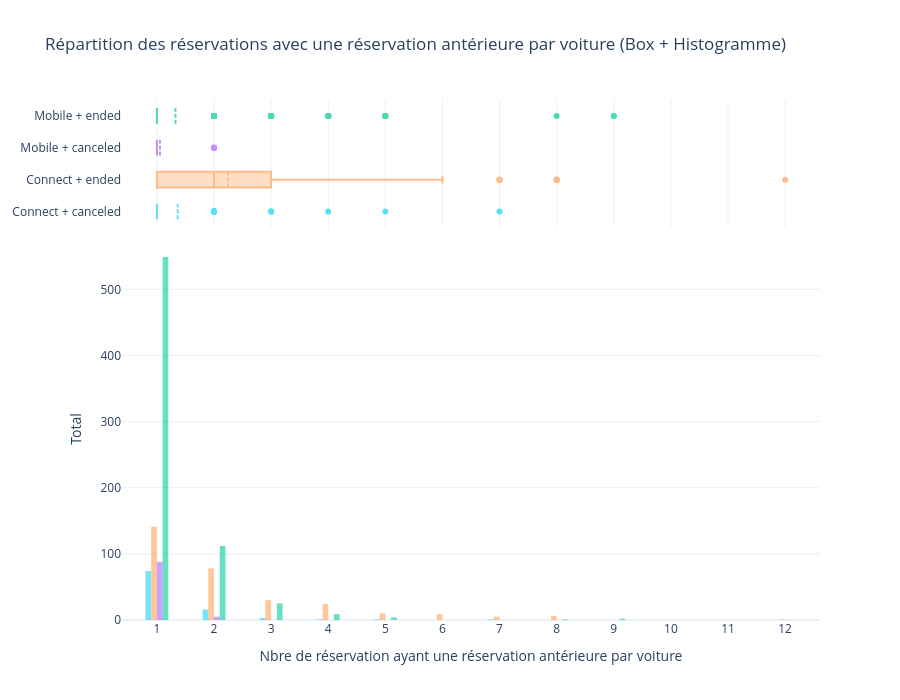

Notebook code cell kept with this figure:
### Code cell
#répartition des locations
#histnorm='percent'
histnorm=''
fig = make_subplots(
    rows=2, cols=1,
    shared_xaxes=True,
    row_heights=[0.25, 0.75],  # smaller box plot on top
    vertical_spacing=0.02
)
for checkin_type, subset in data.groupby("checkin_type"):
    for state, subset2 in subset.groupby('state'):
        counts = subset2[subset2['previous_ended_rental_id'] > 0].groupby('car_id')["previous_ended_rental_id"].size()
        legend_name = f'{checkin_type} + {state}'
        base_color = palette.get(legend_name, "gray") 
        fig.add_trace(
            go.Histogram(
                x=counts,
                name=str(legend_name).capitalize(),
                histnorm=histnorm,
                marker_color=base_color,
                showlegend=False,
                nbinsx=25,
                opacity=0.6 
            ),
            row=2, col=1
        )
        fig.add_trace(
            go.Box(
                x=counts,
                name=str(legend_name).capitalize(),
                boxmean=True,
                showlegend=False,
                marker_color=base_color,
                opacity=0.7
                ), 
            row=1, col=1
        )

fig.update_layout(
    title="Répartition des réservations avec une réservation antérieure par voiture (Box + Histogramme)",
    barmode="group",
    xaxis2_title="Nbre de réservation ayant une réservation antérieure par voiture",
    yaxis2_title="Total",
    template="plotly_white",
    height=700
)
fig.update_xaxes(dtick=1)
fig.show()

### Figure 1 — Plotly figure (JSON) as saved in the notebook; plotly's stock layout.template omitted (floating-point values rounded to 4 significant figures; data arrays with more than 128 entries replaced by an {"elided": "..."} marker saying what was removed)
{"data": [{"histnorm": "", "marker": {"color": "#19D3F3"}, "name": "Connect + canceled", "nbinsx": 25, "opacity": 0.6, "showlegend": false, "type": "histogram", "x": [1, 1, 1, 1, 1, 1, 1, 4, 1, 2, 1, 1, 1, 1, 1, 1, 1, 1, 1, 1, 1, 1, 2, 1, 1, 7, 2, 1, 3, 1, 1, 1, 1, 1, 2, 1, 1, 1, 1, 1, 2, 1, 1, 1, 3, 2, 2, 1, 1, 1, 1, 1, 5, 2, 1, 1, 1, 2, 1, 2, 1, 2, 1, 1, 1, 2, 1, 1, 1, 1, 1, 1, 2, 1, 1, 2, 1, 1, 1, 2, 2, 1, 1, 1, 1, 1, 1, 1, 1, 1, 1, 1, 1, 1, 1, 3], "xaxis": "x2", "yaxis": "y2"}, {"boxmean": true, "marker": {"color": "#19D3F3"}, "name": "Connect + canceled", "opacity": 0.7, "showlegend": false, "type": "box", "x": [1, 1, 1, 1, 1, 1, 1, 4, 1, 2, 1, 1, 1, 1, 1, 1, 1, 1, 1, 1, 1, 1, 2, 1, 1, 7, 2, 1, 3, 1, 1, 1, 1, 1, 2, 1, 1, 1, 1, 1, 2, 1, 1, 1, 3, 2, 2, 1, 1, 1, 1, 1, 5, 2, 1, 1, 1, 2, 1, 2, 1, 2, 1, 1, 1, 2, 1, 1, 1, 1, 1, 1, 2, 1, 1, 2, 1, 1, 1, 2, 2, 1, 1, 1, 1, 1, 1, 1, 1, 1, 1, 1, 1, 1, 1, 3], "xaxis": "x", "yaxis": "y"}, {"histnorm": "", "marker": {"color": "#FFA15A"}, "name": "Connect + ended", "nbinsx": 25, "opacity": 0.6, "showlegend": false, "type": "histogram", "x": {"elided": "304 int values"}, "xaxis": "x2", "yaxis": "y2"}, {"boxmean": true, "marker": {"color": "#FFA15A"}, "name": "Connect + ended", "opacity": 0.7, "showlegend": false, "type": "box", "x": {"elided": "304 int values"}, "xaxis": "x", "yaxis": "y"}, {"histnorm": "", "marker": {"color": "#AB63FA"}, "name": "Mobile + canceled", "nbinsx": 25, "opacity": 0.6, "showlegend": false, "type": "histogram", "x": [1, 1, 1, 1, 1, 1, 1, 1, 1, 1, 1, 1, 1, 1, 1, 1, 1, 1, 1, 1, 2, 2, 1, 1, 1, 1, 1, 1, 1, 1, 1, 1, 1, 1, 1, 1, 1, 2, 1, 1, 1, 1, 1, 1, 1, 1, 1, 1, 1, 1, 1, 2, 1, 1, 1, 1, 1, 1, 1, 1, 1, 1, 1, 1, 1, 1, 1, 1, 1, 1, 1, 1, 1, 1, 1, 1, 1, 2, 1, 1, 1, 1, 1, 1, 1, 1, 1, 1, 1, 1, 1, 1, 1], "xaxis": "x2", "yaxis": "y2"}, {"boxmean": true, "marker": {"color": "#AB63FA"}, "name": "Mobile + canceled", "opacity": 0.7, "showlegend": false, "type": "box", "x": [1, 1, 1, 1, 1, 1, 1, 1, 1, 1, 1, 1, 1, 1, 1, 1, 1, 1, 1, 1, 2, 2, 1, 1, 1, 1, 1, 1, 1, 1, 1, 1, 1, 1, 1, 1, 1, 2, 1, 1, 1, 1, 1, 1, 1, 1, 1, 1, 1, 1, 1, 2, 1, 1, 1, 1, 1, 1, 1, 1, 1, 1, 1, 1, 1, 1, 1, 1, 1, 1, 1, 1, 1, 1, 1, 1, 1, 2, 1, 1, 1, 1, 1, 1, 1, 1, 1, 1, 1, 1, 1, 1, 1], "xaxis": "x", "yaxis": "y"}, {"histnorm": "", "marker": {"color": "#00CC96"}, "name": "Mobile + ended", "nbinsx": 25, "opacity": 0.6, "showlegend": false, "type": "histogram", "x": {"elided": "702 int values"}, "xaxis": "x2", "yaxis": "y2"}, {"boxmean": true, "marker": {"color": "#00CC96"}, "name": "Mobile + ended", "opacity": 0.7, "showlegend": false, "type": "box", "x": {"elided": "702 int values"}, "xaxis": "x", "yaxis": "y"}], "layout": {"barmode": "group", "height": 700, "title": {"text": "Répartition des réservations avec une réservation antérieure par voiture (Box + Histogramme)"}, "xaxis": {"anchor": "y", "domain": [0, 1], "dtick": 1, "matches": "x2", "showticklabels": false}, "xaxis2": {"anchor": "y2", "domain": [0, 1], "dtick": 1, "title": {"text": "Nbre de réservation ayant une réservation antérieure par voiture"}}, "yaxis": {"anchor": "x", "domain": [0.755, 1]}, "yaxis2": {"anchor": "x2", "domain": [0, 0.735], "title": {"text": "Total"}}}}
